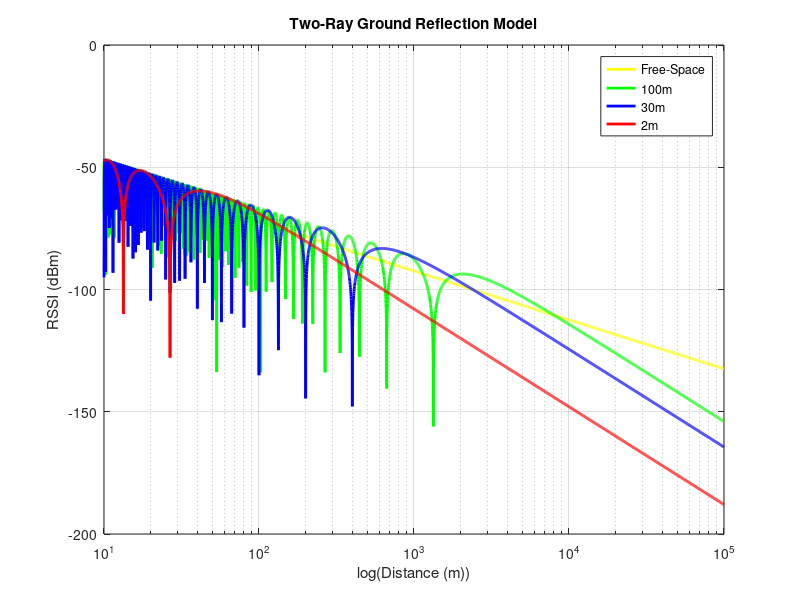

This chart was generated by the following MATLAB code:
clc; close all; 
clear all;

lambda = 0.3; 
ht100=100;
ht30=30;
ht2=2;
hr=2;

axis=[];
p100=[];
p30=[];
p2=[];
pfsl=[];



for i = 1000:5000
    d = 10^(i/1000);
    axis =[axis d]; 
    fspower  = (lambda/(4*pi*d))^2 ;
    power2   = fspower * (2*sin(2*pi*hr*ht2/(lambda*d)))^2;
    power100   = fspower * (2*sin(2*pi*hr*ht100/(lambda*d)))^2;
    power30   = fspower * (2*sin(2*3.1415*hr*ht30/(lambda*d)))^2;
    
    p100 = [p100, 10*log10(power100)];
    p30 = [p30, 10*log10(power30)];
    p2 =[p2, 10*log10(power2)];
    pfsl=[pfsl, 10*log10(fspower)];
end

semilogx(axis,pfsl,'y-', 'LineWidth', 2)
hold on;

semilogx(axis,p100,'g-', 'LineWidth', 2)
hold on;

semilogx(axis,p30,'b-', 'LineWidth', 2)
hold on;

semilogx(axis,p2,'r-', 'LineWidth', 2)
hold on;

% semilogx(axis, path_loss, 'r-', 'LineWidth', 2)
% hold on;

title('Two-Ray Ground Reflection Model'); 
xlabel('log(Distance (m))');
ylabel('RSSI (dBm)');
grid on;
legend('Free-Space', '100m', '30m', '2m')
set(gcf,'color','w');

